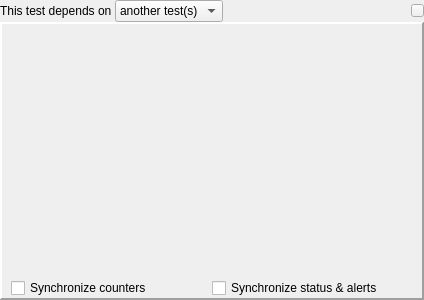
<?xml version="1.0" encoding="UTF-8"?>
<ui version="4.0">
 <class>MasterEditWidget</class>
 <widget class="QWidget" name="MasterEditWidget">
  <property name="geometry">
   <rect>
    <x>0</x>
    <y>0</y>
    <width>424</width>
    <height>300</height>
   </rect>
  </property>
  <property name="windowTitle">
   <string>Form</string>
  </property>
  <layout class="QVBoxLayout" name="loMaster">
   <property name="spacing">
    <number>0</number>
   </property>
   <property name="leftMargin">
    <number>0</number>
   </property>
   <property name="topMargin">
    <number>0</number>
   </property>
   <property name="rightMargin">
    <number>0</number>
   </property>
   <property name="bottomMargin">
    <number>0</number>
   </property>
   <item>
    <layout class="QHBoxLayout" name="horizontalLayout_12">
     <item>
      <widget class="QLabel" name="lblThisTestDependsOn">
       <property name="text">
        <string>This test depends on </string>
       </property>
      </widget>
     </item>
     <item>
      <widget class="QComboBox" name="cmbDependencyMode">
       <item>
        <property name="text">
         <string>another test(s)</string>
        </property>
       </item>
       <item>
        <property name="text">
         <string>Expression</string>
        </property>
       </item>
      </widget>
     </item>
     <item>
      <spacer name="horizontalSpacer_4">
       <property name="orientation">
        <enum>Qt::Horizontal</enum>
       </property>
       <property name="sizeHint" stdset="0">
        <size>
         <width>40</width>
         <height>20</height>
        </size>
       </property>
      </spacer>
     </item>
     <item>
      <widget class="QPushButton" name="btnDependenciesHideLeft">
       <property name="sizePolicy">
        <sizepolicy hsizetype="Fixed" vsizetype="Fixed">
         <horstretch>0</horstretch>
         <verstretch>0</verstretch>
        </sizepolicy>
       </property>
       <property name="maximumSize">
        <size>
         <width>13</width>
         <height>13</height>
        </size>
       </property>
       <property name="text">
        <string notr="true"/>
       </property>
       <property name="icon">
        <iconset resource="../../qHostMonitor.qrc">
         <normaloff>:/img/minus.gif</normaloff>
         <normalon>:/img/plus.gif</normalon>:/img/minus.gif</iconset>
       </property>
       <property name="iconSize">
        <size>
         <width>13</width>
         <height>13</height>
        </size>
       </property>
       <property name="checkable">
        <bool>true</bool>
       </property>
      </widget>
     </item>
    </layout>
   </item>
   <item>
    <widget class="QFrame" name="frmMasterTests">
     <property name="frameShape">
      <enum>QFrame::Panel</enum>
     </property>
     <property name="frameShadow">
      <enum>QFrame::Raised</enum>
     </property>
     <property name="lineWidth">
      <number>2</number>
     </property>
     <layout class="QVBoxLayout" name="verticalLayout_6">
      <property name="spacing">
       <number>0</number>
      </property>
      <property name="leftMargin">
       <number>0</number>
      </property>
      <property name="topMargin">
       <number>0</number>
      </property>
      <property name="rightMargin">
       <number>0</number>
      </property>
      <property name="bottomMargin">
       <number>0</number>
      </property>
      <item>
       <widget class="QStackedWidget" name="stwMasterTest">
        <property name="frameShape">
         <enum>QFrame::NoFrame</enum>
        </property>
        <property name="currentIndex">
         <number>0</number>
        </property>
        <widget class="SDPO::MasterTestsEditWidget" name="wMasterTests"/>
        <widget class="SDPO::ExpressionTestsEditWidget" name="wExpressionTests"/>
       </widget>
      </item>
      <item>
       <layout class="QHBoxLayout" name="horizontalLayout_13">
        <property name="leftMargin">
         <number>9</number>
        </property>
        <property name="rightMargin">
         <number>9</number>
        </property>
        <item>
         <widget class="QCheckBox" name="chkSynchronizeCounters">
          <property name="text">
           <string>Synchronize counters</string>
          </property>
         </widget>
        </item>
        <item>
         <widget class="QCheckBox" name="chkSynchronizeStatusAlerts">
          <property name="text">
           <string>Synchronize status &amp;&amp; alerts</string>
          </property>
         </widget>
        </item>
       </layout>
      </item>
     </layout>
    </widget>
   </item>
  </layout>
 </widget>
 <customwidgets>
  <customwidget>
   <class>SDPO::MasterTestsEditWidget</class>
   <extends>QWidget</extends>
   <header>testedit/qMasterTestsEditWidget.h</header>
   <container>1</container>
  </customwidget>
  <customwidget>
   <class>SDPO::ExpressionTestsEditWidget</class>
   <extends>QWidget</extends>
   <header>testedit/qExpressionTestsEditWidget.h</header>
   <container>1</container>
  </customwidget>
 </customwidgets>
 <resources>
  <include location="../../qHostMonitor.qrc"/>
 </resources>
 <connections/>
</ui>
